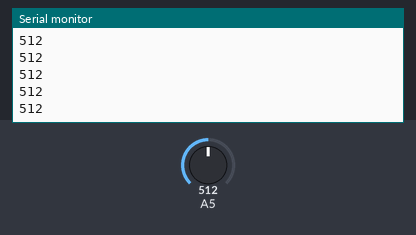
Simulated run of this sketch. Board: Arduino Uno, built with avr-gcc and run on an emulated ATmega328P. On the bench: the last lines printed to the serial monitor. Inputs (shaded band) come from the test bench; at power-on: A5 = 512.

Above: at 1.2 s.
1.3 s: A5 set to 716
At 2.2 s:
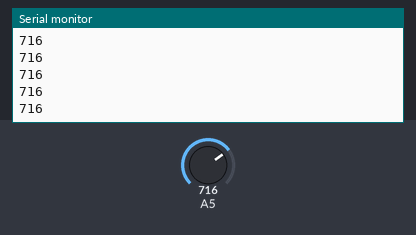
2.8 s: A5 set to 900
At 3.4 s:
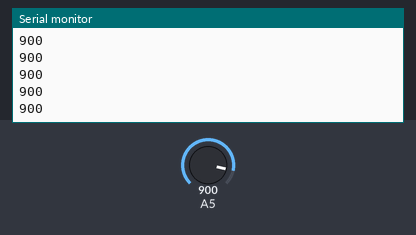
Timing chart, 0 to 5.8 s (numbered marks = the images above; inputs shaded):
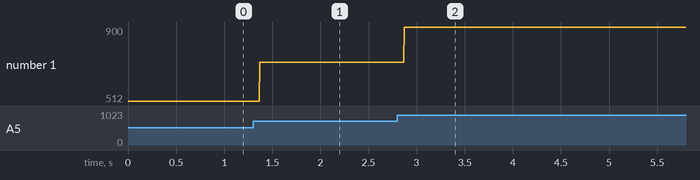

Measured:
- after the input at 1.3 s, the serial monitor: prints a new line after 0.07 s (image 1)
- after the input at 2.8 s, the serial monitor: prints a new line after 0.07 s (image 2)
- plotted number 1: 512 → 716 after the input at 1.3 s, 716 → 900 after the input at 2.8 s

The sketch:

DigitalRead.ino
```cpp
void setup() {
  // put your setup code here, to run once:
Serial.begin(9600);

}

void loop() {
  // put your main code here, to run repeatedly:

 int var = analogRead(A5);

   Serial.println(var);

}
```
